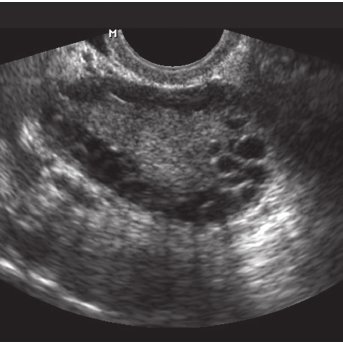
#> input picture Dataset/infected/img1.jpg, 343 x 343 px; its folder holds only this picture in this run
$ jupyter execute --allow-errors tes.ipynb
#> lines starting #> are read from the running program, lines starting #| are printed output that depends on the picture
[cell 1]
import os
import matplotlib.pyplot as plt
import cv2 as cv
import numpy as np
import pandas as pd
import math
from tqdm import tqdm
import pandas as pd
from sklearn.model_selection import train_test_split
from sklearn.preprocessing import StandardScaler
from sklearn.neighbors import KNeighborsClassifier
from sklearn.svm import SVC
from sklearn.ensemble import RandomForestClassifier
from sklearn.metrics import accuracy_score, precision_score, recall_score, f1_score
from sklearn.decomposition import PCA

[cell 2]
def resize_image(image, target_size):

    height, width, _ = image.shape
    target_width, target_height = target_size
    resized_image = np.zeros((target_height, target_width, 3), dtype=np.uint8)

    for i in range(target_height):
        for j in range(target_width):
            original_x = int(j * width / target_width)
            original_y = int(i * height / target_height)
            resized_image[i, j] = image[original_y, original_x]

    return resized_image

[cell 3]
def insertGambar(folder):
#> called with folder = 'Dataset/'
    data = []
    filenames = []
    datalabel = []
    path = []
    data_distribution = {}
    for label in (os.listdir(folder)):
        images = os.listdir(folder+label)
        data_distribution[label] = len(images)
        datalabel.append(label)
        print(label)
        for filename in tqdm(os.listdir(folder+label)):
            img = cv.imread(os.path.join(folder+label,filename))
#> img is the input picture: shape (343, 343, 3); mean B, G, R 74.2, 73.2, 76
            if img is not None:
                img = cv.cvtColor(img, cv.COLOR_BGR2RGB)
                img = resize_image(img, (250, 250))
#> after the loop in resize_image, `for i in range(target_height):`:
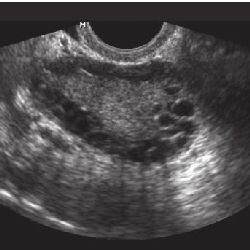
#> resized_image: shape (250, 250, 3); mean R, G, B 75.9, 73.1, 74.1
                filenames.append(filename)
                path.append(label)
                data.append(img)
#> pass 2 of the loop in insertGambar, `for label in (os.listdir(folder)):`:
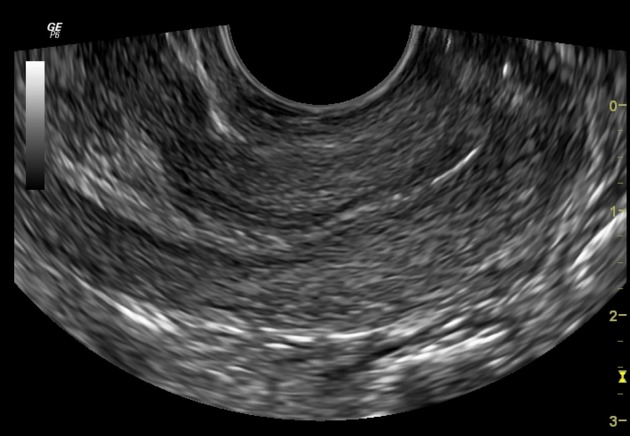
#> input picture Dataset/notinfected/img1.jpeg, 630 x 436 px
#> in insertGambar, img is the input picture: shape (436, 630, 3); mean B, G, R 52.8, 52.8, 52.8
#> after the loop in resize_image (call 2), `for i in range(target_height):`:
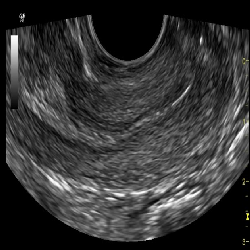
#> resized_image: shape (250, 250, 3); mean R, G, B 52.8, 52.8, 52.7
    return data, filenames, datalabel, path , data_distribution

[cell 4]
data, filenames,label, path, distribusi = insertGambar("Dataset/")
#> data = 2 items; filenames = ['img1.jpg', 'img1.jpeg']; label = ['infected', 'notinfected']; path = ['infected', 'notinfected']; distribusi = {'infected': 1, 'notinfected': 1}
print("Data: ", len(data))
#| Data:  2
print("Label: ", len(label))
#| Label:  2
print("Filenames: ", len(filenames))
#| Filenames:  2
print("Data Distribution: ", distribusi)
#| Data Distribution:  {'infected': 1, 'notinfected': 1}

[cell 5]
def displayImg(row, column, data):
#> called with row = 20, column = 10
    total = row * column
    total = min(total, len(data))
#> total = 2
    fig = plt.figure(figsize=(20, 20))
    for i in range(total):
        fig.add_subplot(row, column, i + 1)
        plt.imshow(data[i], cmap='gray')
    plt.show()
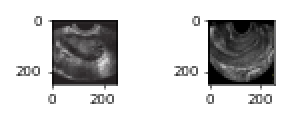
#> figure drawn by matplotlib, 2 panels

    return data

pcos = displayImg(20,10, data)
#> pcos = 2 items

[cell 6]
def grayScaling(img):
    gaussKernel = np.ones((3,3))/9
    r = img[:,:,2]
    g = img[:,:,1]
    b = img[:,:,0]
    filteredR = cv.filter2D(r,-1,gaussKernel)
    filteredG = cv.filter2D(g,-1,gaussKernel)
    filteredB = cv.filter2D(b,-1,gaussKernel)
    return np.round(filteredR/3 + filteredG/3 + filteredB/3).astype(np.uint8)

def grayScalingData(data):
    gray_data = []
    for i in tqdm(range(len(data))):
        gray_data.append(grayScaling(data[i]))
#> this loop made 2 passes
#> pass 1, in grayScaling, `filteredR = cv.filter2D(r,-1,gaussKernel)`:
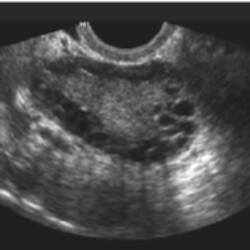
#> filteredR: shape (250, 250); min 30, max 255, mean 74.1
#> after the loop, gray_data = 2 items
    return gray_data

[cell 7]
grayData = grayScalingData(pcos)
#> grayData = 2 items
displayImg(15, 20, grayData)
#> call 2 of displayImg, with row = 15, column = 20
#> in displayImg (call 2), `plt.show()`:
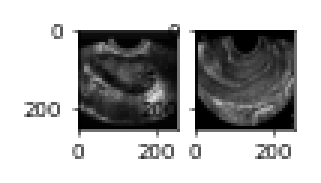
#> figure drawn by matplotlib, 2 panels

[cell 8]
def glcm_manual(image, dx, dy, levels=256):
    """
    Hitung GLCM manual dengan jarak 1 dan arah (dx, dy).
    image: citra grayscale (uint8)
    dx, dy: offset arah (misal (1,0) untuk 0°, (1,-1) untuk 45°, (0,-1) untuk 90°, (−1,−1) untuk 135°)
    levels: jumlah level gray (default 256)
    """
    glcm = np.zeros((levels, levels), dtype=np.float64)
    rows, cols = image.shape

    for i in range(rows - abs(dy)):
        for j in range(cols - abs(dx)):
            row = i
            col = j
            row_n = i + dy
            col_n = j + dx
            if 0 <= row_n < rows and 0 <= col_n < cols:
                intensity_current = image[row, col]
                intensity_neighbor = image[row_n, col_n]
                glcm[intensity_current, intensity_neighbor] += 1

    # Normalisasi GLCM
    if glcm.sum() != 0:
        glcm /= glcm.sum()
    return glcm

def kontras(glcm):
    i, j = np.indices(glcm.shape)
    return np.sum(glcm * (i - j) ** 2)

def dissimilarity(glcm):
    i, j = np.indices(glcm.shape)
    return np.sum(glcm * np.abs(i - j))

def homogenitas(glcm):
    i, j = np.indices(glcm.shape)
    return np.sum(glcm / (1.0 + (i - j) ** 2))

def entropy(glcm):
    glcm_nonzero = glcm[glcm > 0]
    return -np.sum(glcm_nonzero * np.log(glcm_nonzero))

def asm(glcm):
    return np.sum(glcm ** 2)

def energy(glcm):
    return np.sqrt(asm(glcm))

def korelasi(glcm):
    i = np.arange(glcm.shape[0])
    j = np.arange(glcm.shape[1])
    mean_i = np.sum(i * np.sum(glcm, axis=1))
    mean_j = np.sum(j * np.sum(glcm, axis=0))
    std_i = np.sqrt(np.sum(((i - mean_i) ** 2) * np.sum(glcm, axis=1)))
    std_j = np.sqrt(np.sum(((j - mean_j) ** 2) * np.sum(glcm, axis=0)))

    numerator = 0.0
    for x in range(glcm.shape[0]):
        for y in range(glcm.shape[1]):
            numerator += (x - mean_i) * (y - mean_j) * glcm[x, y]

    denominator = std_i * std_j if std_i * std_j != 0 else 1
    return numerator / denominator

def extract_features(image):
    """
    Extract fitur GLCM untuk 4 arah: 0°, 45°, 90°, 135°
    """
    offsets = {
        0: (1, 0),
        45: (1, -1),
        90: (0, -1),
        135: (-1, -1)
    }

    features = []
    for angle in [0, 45, 90, 135]:
        dx, dy = offsets[angle]
        glcm = glcm_manual(image, dx, dy)
        features.extend([
            kontras(glcm),
            dissimilarity(glcm),
            homogenitas(glcm),
            entropy(glcm),
            asm(glcm),
            energy(glcm),
            korelasi(glcm)
        ])
    return features

# ----- Load dataset -----
def load_images(image_dir):
#> called with image_dir = 'Dataset/'
    labels = os.listdir(image_dir)
#> labels = ['infected', 'notinfected']
    images = []
    for label in tqdm(labels, desc="Loading images"):
        label_path = os.path.join(image_dir, label)
        if os.path.isdir(label_path):
            image_files = os.listdir(label_path)
#> image_files = ['img1.jpg']
            for image_name in image_files:
                image_path = os.path.join(label_path, image_name)
                image = cv.imread(image_path)
                if image is not None:
                    image = cv.cvtColor(image, cv.COLOR_BGR2GRAY)
                    images.append((label, image))
#> pass 2 of the loop in load_images, `for label in tqdm(labels, desc="Loading images"):`:
#> image_files = ['img1.jpeg']
#> image: shape (436, 630)
    return images

# ----- Eksekusi -----
original_images = load_images("Dataset/")
#> original_images = 2 items

result = []
for label, gray_image in tqdm(original_images, desc="Extracting features"):
    # Resize biar sama ukuran
    gray_image = cv.resize(gray_image, (128, 128))
    features = extract_features(gray_image)
    result.append([label] + features)
#> this loop made 2 passes
#> (label, offsets in extract_features) on passes 1 to 2: ('infected', {0: (1, 0), 45: (1, -1), 90: (0, -1), 135: (-1, -1)}), ('notinfected', {0: (1, 0), 45: (1, -1), 90: (0, -1), 135: (-1, -1)})
#> pass 1, `gray_image = cv.resize(gray_image, (128, 128))`:
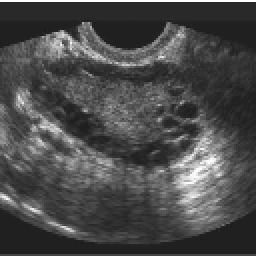
#> gray_image: shape (128, 128) (shown 2 times larger); min 25, max 254, mean 74.1
#> pass 1, in dissimilarity, `i, j = np.indices(glcm.shape)`:
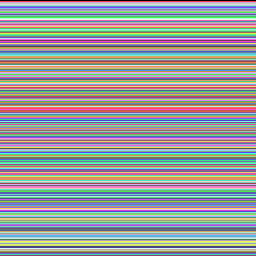
#> i: shape (256, 256) int64; 256 distinct labels, from 0 to 255; one colour per label, 0 black
#> pass 1, in dissimilarity, `i, j = np.indices(glcm.shape)`:
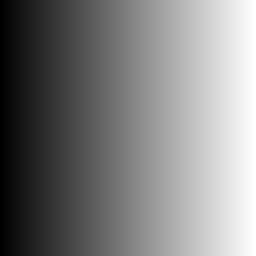
#> j: shape (256, 256) int64; min 0, max 255, mean 127.5
#> pass 2, `gray_image = cv.resize(gray_image, (128, 128))`:
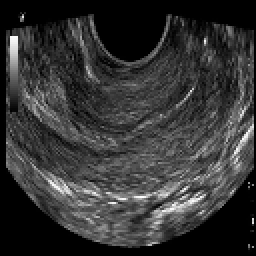
#> gray_image: shape (128, 128) (shown 2 times larger); min 0, max 255, mean 52.6
#> after the loop, result = 2 items

headers = ['label']
for angle in [0, 45, 90, 135]:
    headers.extend([f'kontras{angle}', f'dissimilarity{angle}', f'homogenitas{angle}', f'entropi{angle}', f'asm{angle}', f'energi{angle}', f'correlation{angle}'])

df = pd.DataFrame(result, columns=headers)
#> df = table of 2 rows and 29 columns
df.to_csv('sebelumprocessing.csv', index=False)

print("Selesai! File 'sebelumprocessing.csv' sudah dibuat.")

[cell 9]
df = pd.read_csv('sebelumprocessing.csv')
#> (reads sebelumprocessing.csv from the repository)
